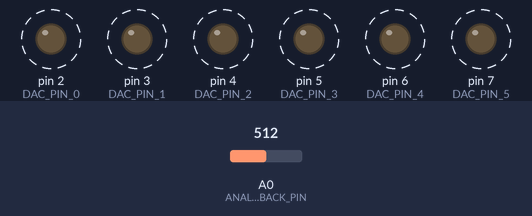
Recording of a sketch running on a simulated Arduino Uno, built with avr-gcc and run on an emulated ATmega328P. Parts: output pins drawn as LEDs (lit = HIGH). Dashed ring = blinking. Inputs (shaded band) come from the test bench; at power-on: A0 (ANALOG_FEEDBACK_PIN) = 512. What the sketch prints to the serial monitor is not drawn.

Above: at 0.84 s.
1.3 s: A0 (ANALOG_FEEDBACK_PIN) set to 952
4.3 s: A0 (ANALOG_FEEDBACK_PIN) set to 979
Timing chart, 0 to 13.3 s (numbered marks = the images above; inputs shaded):
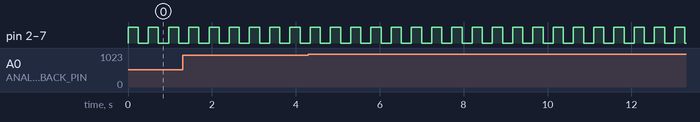

The sketch:

squarewave.ino
```cpp
// DAC Output Pins
#define DAC_PIN_0 2
#define DAC_PIN_1 3
#define DAC_PIN_2 4
#define DAC_PIN_3 5
#define DAC_PIN_4 6
#define DAC_PIN_5 7

// Analog Feedback Pin
#define ANALOG_FEEDBACK_PIN A0

// Waveform Settings
constexpr int SQUARE_WAVE_FREQ = 1000; // Frequency in Hz

// Error Handling Thresholds
constexpr int ERROR_THRESHOLD_LOW = 30;  // Increase/decrease as needed
constexpr int ERROR_THRESHOLD_HIGH = 970; // Increase/decrease as needed
constexpr int DEBOUNCE_THRESHOLD = 10; // Increase this value to reduce false errors
constexpr int RECOVERY_TIME_MS = 2000; // 2 seconds recovery window

// Smoothing Factor for Exponential Smoothing
constexpr float SMOOTHING_FACTOR = 0.2;

// Global Variables
volatile bool square_wave_state = false;
volatile int error_debounce_counter = 0;
volatile bool in_error_state = false;
float smoothed_feedback = 0;
unsigned long error_start_time = 0;

// Function Prototypes
void setupTimer();
void generateSquareWave();
void processFeedback();
void handleError();
void attemptRecovery();

void setup() {
  // Set DAC pins as outputs
  DDRD |= 0b11111100;

  Serial.begin(9600);

  // Set ADC prescaler to 16 for faster analog reads
  ADCSRA = (ADCSRA & 0xF8) | 0x04;

  // Setup Timer for square wave generation
  setupTimer();
}

// Timer1 Setup for Square Wave Generation
void setupTimer() {
  noInterrupts();
  TCCR1A = 0;
  TCCR1B = 0;
  TCNT1 = 0;
  OCR1A = (F_CPU / (2 * SQUARE_WAVE_FREQ * 64)) - 1;
  TCCR1B |= (1 << WGM12);
  TCCR1B |= (1 << CS11) | (1 << CS10);
  TIMSK1 |= (1 << OCIE1A);
  interrupts();
}

// Interrupt Service Routine for Square Wave Generation
ISR(TIMER1_COMPA_vect) {
  generateSquareWave();
}

// Function to Generate Square Wave
void generateSquareWave() {
  square_wave_state = !square_wave_state;
  if (square_wave_state) {
    PORTD |= 0b11111100;
  } else {
    PORTD &= ~0b11111100;
  }
}

// Function to Read Feedback and Perform Error Detection
void processFeedback() {
  int currentReading = analogRead(ANALOG_FEEDBACK_PIN);

  // Apply Exponential Smoothing
  smoothed_feedback = SMOOTHING_FACTOR * currentReading + (1 - SMOOTHING_FACTOR) * smoothed_feedback;

  // Apply Moving Average Filter (optional)
  static float moving_average = 0;
  moving_average = (moving_average * 0.9) + (smoothed_feedback * 0.1);

  //Serial.print("Smoothed Feedback: ");
  Serial.println(smoothed_feedback);

  // Error Detection with Debounce Logic
  if (moving_average < ERROR_THRESHOLD_LOW || moving_average > ERROR_THRESHOLD_HIGH) {
    error_debounce_counter++;
    if (error_debounce_counter >= DEBOUNCE_THRESHOLD) {
      handleError();
    }
  } else {
    error_debounce_counter = 0;
  }
}

// Function to Handle Error State
void handleError() {
  if (!in_error_state) {
    Serial.println("Error detected! Entering error state...");
    in_error_state = true;
    error_start_time = millis();
  }
}

// Function to Attempt System Recovery
void attemptRecovery() {
  if (millis() - error_start_time > RECOVERY_TIME_MS) {
    Serial.println("Attempting recovery...");
    error_debounce_counter = 0;
    in_error_state = false;
  }
}

void loop() {
  if (!in_error_state) {
    processFeedback();
  } else {
    attemptRecovery();
  }
}
```

Measured:
- by itself, pin 2 (DAC_PIN_0), pin 3 (DAC_PIN_1), pin 4 (DAC_PIN_2), pin 5 (DAC_PIN_3), pin 6 (DAC_PIN_4), pin 7 (DAC_PIN_5): alternates HIGH for 0.24 s and LOW for 0.24 s
